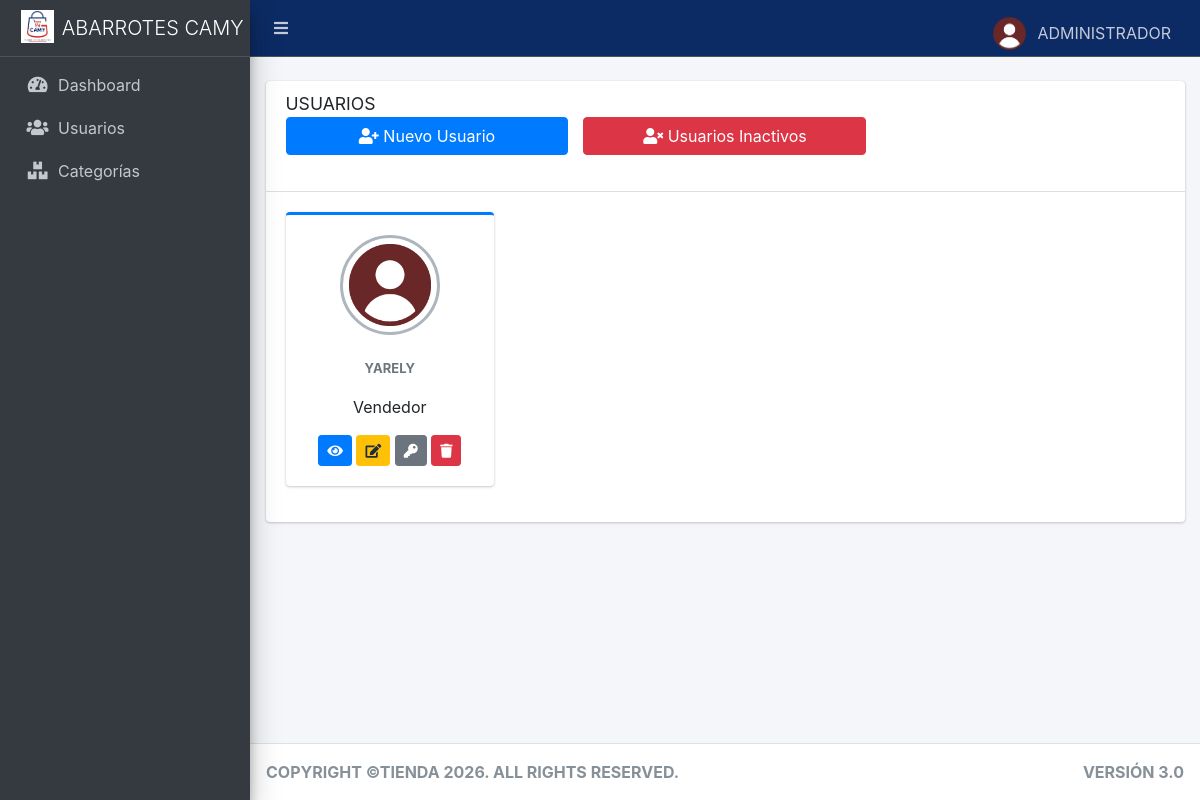
The page /sistema/usuarios/usuarios.php (signed in) on the database as committed earlier.
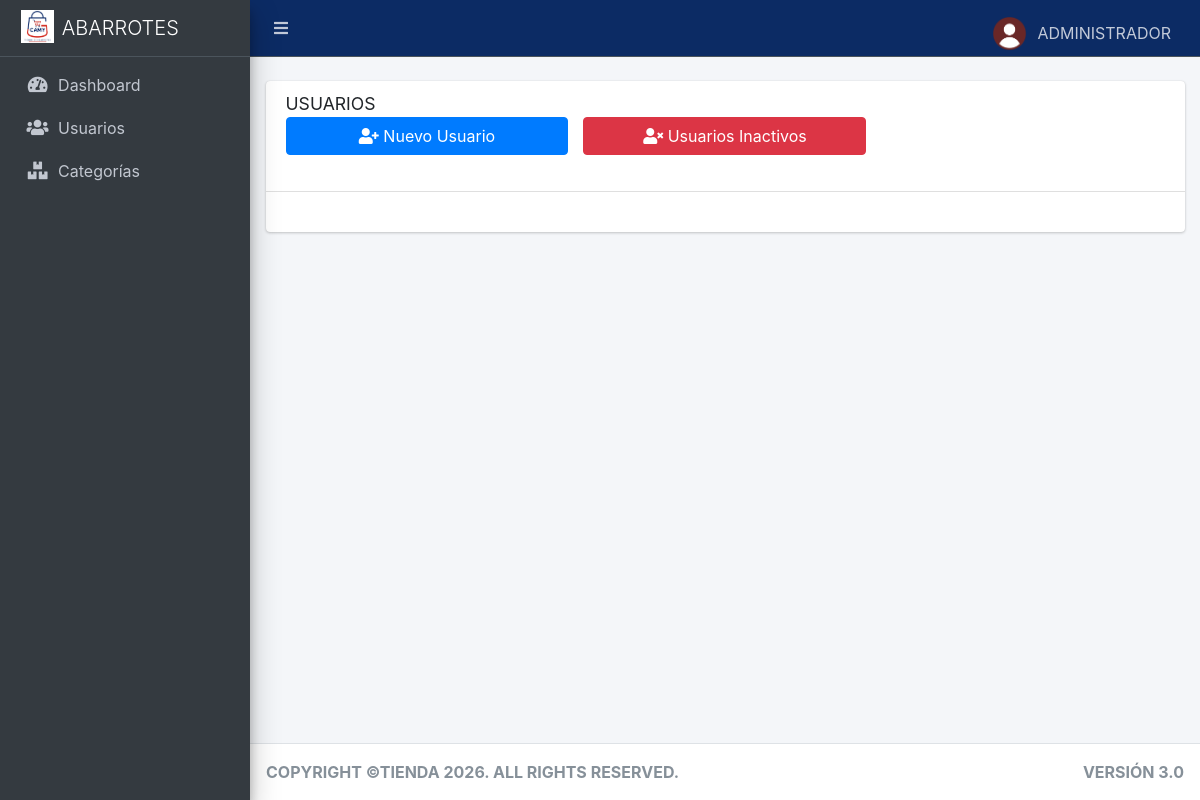
The same page on the database as committed later.
### tables this page shows
CREATE TABLE `usuarios` (
  `idUsuario` int(10) UNSIGNED NOT NULL,
  `usuario` varchar(50) NOT NULL,
  `contrasena` varchar(255) NOT NULL,
  `nombreUsuarios` varchar(150) NOT NULL,
  `foto` varchar(255) NOT NULL DEFAULT '../../dist/img/user.png',
  `nivel` tinyint(3) UNSIGNED NOT NULL DEFAULT '1',
  `estado` tinyint(1) NOT NULL DEFAULT '1',
  `fechaNac` date DEFAULT NULL,
  `created_at` datetime NOT NULL DEFAULT CURRENT_TIMESTAMP,
  `updated_at` datetime NOT NULL DEFAULT CURRENT_TIMESTAMP ON UPDATE CURRENT_TIMESTAMP
);

CREATE TABLE `configuracion` (
  `id` int(10) UNSIGNED NOT NULL,
  `nombreNegocio` varchar(150) NOT NULL,
  `direccion` varchar(255) NOT NULL,
  `telefono` varchar(20) NOT NULL,
  `correo` varchar(100) NOT NULL
);

### sistema/usuarios/usuarios.php (the view, shortened to what this page needs)
<!DOCTYPE html>
<html lang="en">
<head>
  <?php
  include('../libs.php');
   ?>
</head>
<body class="hold-transition sidebar-mini layout-fixed">
<div class="wrapper">
 <?php include('../nav.php'); ?>
  <div class="content-wrapper">
<br>
    <section class="content">
      <div class="container-fluid">
        <div class="row">
          <div class="col-md-12" >
           <div class="card">
            <div class="card-header" style="text-align: center;">
              <h2 class="card-title">USUARIOS</h2>
                <br>
                <div class="row">
                  <div class="col-xs-12 col-md-4">
                    <a href="#addnew" class="btn btn-block btn-md btn-primary" data-toggle="modal"><span class="fa fa-user-plus"></span> Nuevo Usuario</a>
                  </div>
                  <div class="col-xs-12 col-md-4">
                    <a href="#addIna" class="btn btn-block btn-md btn-danger" data-toggle="modal"><span class="fa fa-user-times"></span> Usuarios Inactivos</a>
                  </div>
                </div>
                <br>
              </div>
              <div class="card-body">
                <div class="row">
                   <?php
                      $database = new Connection();
                      $db = $database->open();
                      try{
                        $sql = 'SELECT* FROM usuarios WHERE idUsuario <> '.$_SESSION['user_id'].' AND estado = 1 ORDER BY nivel ASC';
                        foreach ($db->query($sql) as $row) {
                           if ($row['nivel'] == 1) {
                              $tituloNivel = "Administrador";
                              $color = "secondary";
                            }else if($row['nivel'] == 2){
                              $tituloNivel = "Vendedor";
                              $color = "primary";
                            }else{
                              $tituloNivel = "Encargado";
                              $color = "success";
                            }
                          ?>
                           <div class="col-md-3">
                              <div class="card card-<?php echo $color; ?> card-outline">
                                <div class="card-body box-profile">
                                  <div class="text-center">
                                    <img class="profile-user-img img-fluid img-circle" src="<?php echo $row['foto'];?>" alt="FotografÃ­a" style="width: 100px; height: 100px">
                                  </div>
                                  <br>
                                  <p class="text-muted text-center" style="font-size: 13px"> <b><?php echo $row['nombreUsuarios']; ?></b></p>
                                  <p class="text-center"><?php echo $tituloNivel; ?></p>
                                  <div style="text-align: center;">
                                  <a href="#info_<?php echo $row['idUsuario'];?>" class="btn btn-primary btn-sm" title="Ver informaciÃ³n" data-toggle="modal"><span class="fa fa-eye"></span></a>
                                  <a href="#edit_<?php echo $row['idUsuario'];?>" title="Editar" class="btn btn-warning btn-sm" data-toggle="modal"><span class="fa fa-edit"></span> </a>
                                  <a href="#rest_<?php echo $row['idUsuario']; ?>" title="Restablecer contraseÃ±a" class="btn btn-secondary btn-sm" data-toggle="modal"><span class="fa fa-key"></span> </a>
                                  <a href="#delete_<?php echo $row['idUsuario']; ?>" title="Eliminar" class="btn btn-danger btn-sm" data-toggle="modal"><span class="fa fa-trash"></span> </a>
                                  </div>
                                </div>
                            </div>
                          </div>
                          <?php
                        }
                      }
                      catch(PDOException $e){
                        echo "Hubo un problema en la conexiÃ³n: " . $e->getMessage();
                      }
                     ?>
                </div>
              </div>
            </div>
         </div>
        </div>
      </div>
    </section>
  </div>
 <?php include('../footer.php'); ?>
</div>
</body>
</html>

### sistema/libs.php (shortened to what this page needs)
<?php
  $root_path = isset($root_path) ? $root_path : '../../';
?>
  <link rel="stylesheet" href="<?php echo $root_path; ?>dist/css/fuentegoogle.css">
  <link rel="stylesheet" href="<?php echo $root_path; ?>plugins/fontawesome-free/css/all.min.css">
  <link rel="stylesheet" href="<?php echo $root_path; ?>dist/css/ionicons.min.css">
  <link rel="stylesheet" href="<?php echo $root_path; ?>plugins/tempusdominus-bootstrap-4/css/tempusdominus-bootstrap-4.min.css">
  <link rel="stylesheet" href="<?php echo $root_path; ?>plugins/icheck-bootstrap/icheck-bootstrap.min.css">
  <link rel="stylesheet" href="<?php echo $root_path; ?>plugins/jqvmap/jqvmap.min.css">
  <link rel="stylesheet" href="<?php echo $root_path; ?>dist/css/adminlte.min.css">
  <link rel="stylesheet" href="<?php echo $root_path; ?>plugins/overlayScrollbars/css/OverlayScrollbars.min.css">
  <link rel="stylesheet" href="<?php echo $root_path; ?>plugins/daterangepicker/daterangepicker.css">
  <link rel="stylesheet" href="<?php echo $root_path; ?>plugins/summernote/summernote-bs4.min.css">
  <link rel="stylesheet" href="<?php echo $root_path; ?>plugins/datatables-bs4/css/dataTables.bootstrap4.min.css">
  <link rel="stylesheet" href="<?php echo $root_path; ?>plugins/datatables-responsive/css/responsive.bootstrap4.min.css">
  <link rel="stylesheet" href="<?php echo $root_path; ?>plugins/datatables-buttons/css/buttons.bootstrap4.min.css">
  <link rel="stylesheet" href="<?php echo $root_path; ?>plugins/sweetalert2-theme-bootstrap-4/bootstrap-4.min.css">

### sistema/nav.php (shortened to what this page needs)
<?php
  $root_path = isset($root_path) ? $root_path : '../../';
  $database = new Connection();
  $db = $database->open();
  $db->query("SET NAMES utf8;");
  $nombreNegocio = 'TIENDA';
  try {
    $sql = 'SELECT * FROM usuarios WHERE idUsuario = '.$_SESSION["user_id"];
    foreach ($db->query($sql) as $row) {
    }
    $sqlConfig = 'SELECT nombreNegocio FROM configuracion LIMIT 1';
    $stmtConfig = $db->query($sqlConfig);
    if ($stmtConfig && $configRow = $stmtConfig->fetch(PDO::FETCH_ASSOC)) {
        $nombreNegocio = $configRow['nombreNegocio'];
    }
  } catch(PDOException $e) {
    echo "Hubo un problema en la conexión: " . $e->getMessage();
  }
?>
<nav class="main-header navbar navbar-expand navbar-dark" style="background-color: #0c2b64 !important;">
  <ul class="navbar-nav">
    <li class="nav-item">
      <a class="nav-link" data-widget="pushmenu" href="#" role="button"><i class="fas fa-bars"></i></a>
    </li>
  </ul>
  <ul class="navbar-nav ml-auto">
    <li class="nav-item dropdown">
      <a class="nav-link" data-toggle="dropdown" href="#">
        <div class="user-panel mt-0 pb-0 mb-0 d-flex">
          <img src="<?php echo $root_path . 'sistema/usuarios/'.$row['foto'];?>" class="img-circle" alt="Fotografía" style="width: 35px; height: 35px">
          <div class="info">
            <span class="hidden-xs"><?php echo $_SESSION["nombre_usuario"]; ?></span>
          </div>
        </div>
      </a>
    </li>
  </ul>
</nav>
<aside class="main-sidebar sidebar-dark-danger elevation-4">
  <a href="<?php echo $root_path; ?>sistema/principal.php" class="brand-link">
    <img src="<?php echo $root_path; ?>dist/img/logo.png" alt="Tienda Logo" class="brand-image">
    <span class="brand-text font-weight-light"><?php echo htmlspecialchars($nombreNegocio); ?></span>
  </a>
  <div class="sidebar">
    <nav class="mt-2">
      <ul class="nav nav-pills nav-sidebar flex-column" data-widget="treeview" role="menu" data-accordion="false">
        <li class="nav-item">
          <a href="<?php echo $root_path; ?>sistema/principal.php" class="nav-link">
            <i class="nav-icon fas fa-tachometer-alt"></i>
            <p>Dashboard</p>
          </a>
        </li>
        <?php if ($_SESSION["nivel"] == 1 || $_SESSION["nivel"] == 3) { ?>
        <li class="nav-item">
          <a href="<?php echo $root_path; ?>sistema/usuarios/usuarios.php" class="nav-link">
            <i class="nav-icon fas fa-users"></i>
            <p>Usuarios</p>
          </a>
        </li>
        <li class="nav-item">
          <a href="<?php echo $root_path; ?>sistema/categorias/categorias.php" class="nav-link">
            <i class="nav-icon fas fa-boxes"></i>
            <p>Categorías</p>
          </a>
        </li>
        <?php } ?>
      </ul>
    </nav>
  </div>
</aside>

### sistema/footer.php
<footer class="main-footer">
   <strong style="text-transform: uppercase;">Copyright ©Tienda <?php echo date("Y") ?>. All rights reserved.</strong>
   <div class="float-right d-none d-sm-inline-block" style="text-transform: uppercase;">
     <b>Versión 3.0</b>
   </div>
 </footer>

Rows that differ between the two databases and show on the page:
removed usuarios: foto (placeholder picture), nombreUsuarios "YARELY", nivel "Vendedor"
changed configuracion: nombreNegocio "ABARROTES CAMY" → "ABARROTES"
